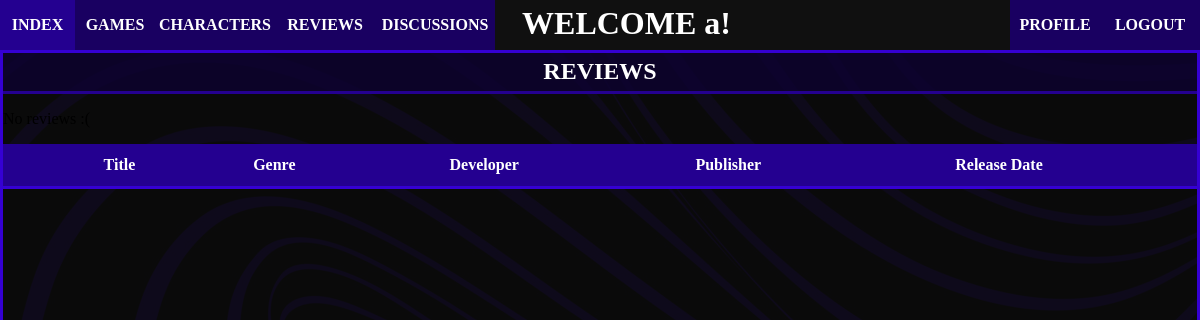
The page /levelcheck/allreviews (signed in) on the database as committed earlier.
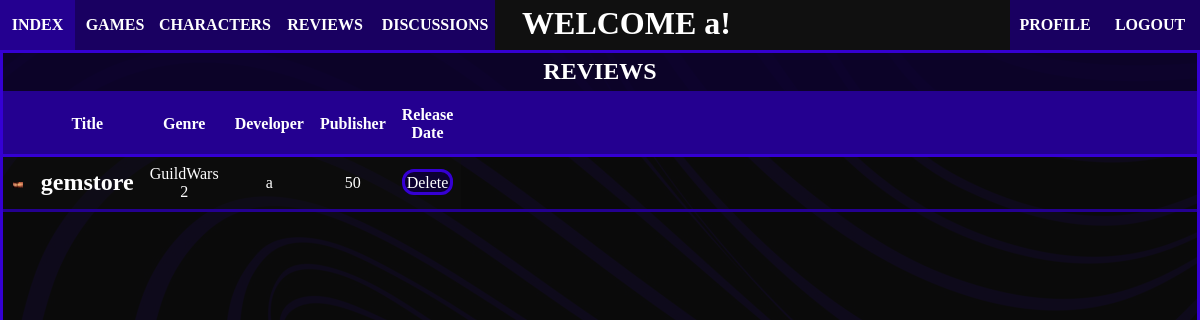
The same page on the database as committed later.
### levelcheck/models.py (models this page shows)
class Review(models.Model):
    user = models.OneToOneField(User, on_delete=models.CASCADE)
    game = models.OneToOneField(Game, on_delete=models.CASCADE)
    review_title = models.CharField(max_length=50)
    text = models.CharField(max_length=300)
    rating = models.IntegerField(validators=[MaxValueValidator(100), MinValueValidator(0)])
    pub_date = models.DateTimeField('Posted', default=timezone.now)
    class Meta:
        constraints = [models.UniqueConstraint(fields=['user', 'game'], name='user_game_review')]

class Game(models.Model):
    title = models.CharField(max_length=50, primary_key=True)
    genre = models.ForeignKey(Genre, on_delete=models.CASCADE)
    img = models.ImageField(upload_to='games/')
    developer = models.CharField(max_length=50)
    publisher = models.CharField(max_length=50)
    release = models.DateField('Release Date')

### levelcheck/views.py (the view)
# urls.py: path('allreviews', views.all_reviews, name='all_reviews'),
@login_required(login_url='/levelcheck')
def all_reviews(request):
    reviews = Review.objects.all().order_by('-pub_date')
    return render(request, 'levelcheck/all_reviews.html', context={'reviews': reviews})

### levelcheck/templates/levelcheck/all_reviews.html (shortened to what this page needs)
{% extends "levelcheck/index.html" %}
{% block content %}
    <header style="height: 5%"><h1>REVIEWS</h1></header>
    <section style="height: 94.7%">
        <table>
            <tr>
                <th></th>
			    <th>Title</th>
			    <th>Genre</th>
			    <th>Developer</th>
                <th>Publisher</th>
                <th>Release Date</th>
                <th></th>
            </tr>
            {% for r in reviews %}
            <tr style="text-align: center" data-href="{% url 'levelcheck:review_detail' r.user.username r.id %}">
                <td style="width: 2.5%"><img class="table_image" src="{{ r.game.img.url }}"></td>
                <td style="width: 5%; font-weight: bold; font-size: 1.5em">{{ r.review_title }}</td>
                <td style="width: 5%">{{ r.game.title }}</td>
                <td style="width: 5%">{{ r.user.username }}</td>
                <td style="width: 5%">{{ r.rating }}</td>
                <td style="width: 5%"><a style="padding: 3%" class="link_button">Delete</a></td>
            </tr>
            {% empty %}
                <p>No reviews :(</p>
            {% endfor %}
        </table>
    </section>
{% endblock %}

### levelcheck/templates/levelcheck/index.html (shortened to what this page needs)
<!DOCTYPE html>
<html lang="en">
<head>
    {% load static %}
    <link rel="stylesheet" type="text/css" href="{% static 'website/css/base.css' %}" />
</head>
<body>
<nav>
    <div style="display: flex">
        <a class="nav_link" style="width: 75px" href="{% url 'levelcheck:index' %}">INDEX</a>
        <a class="nav_link" style="width: 80px" href="{% url 'levelcheck:all_games' %}">GAMES</a>
        <a class="nav_link" style="width: 120px" href="{% url 'levelcheck:all_characters' %}">CHARACTERS</a>
        <a class="nav_link" style="width: 100px" href="{% url 'levelcheck:all_reviews' %}">REVIEWS</a>
        <a class="nav_link" style="width: 120px" href="{% url 'levelcheck:all_games' %}">DISCUSSIONS</a>
    </div>
    <h1 id="greeting">WELCOME {{request.user.username}}!</h1>
    <div style="display: flex">
        <a class="nav_link" style="width: 90px" href="{% url 'levelcheck:profile' user.username %}">PROFILE</a>
        <a class="nav_link" style="width: 100px" href="{% url 'levelcheck:logout' %}">LOGOUT</a>
    </div>
</nav>
<div id="main">
    {% block content %}{% endblock %}
</div>
</body>
</html>

### levelcheck/static/website/css/base.css (style rules this page uses)
html { height: 100%; width: 100%; margin: 0; padding: 0; font-family: modern; }
body { background-image: url("../images/background.png"); height: 100%; width: 100%; margin: 0; padding: 0; }
nav { background-color: #101010; height: 50px; margin: 0; padding: 0; border-bottom-style: solid; border-color: #3500D3; color: white; display: flex; }
.nav_link { background-color: #190061; height: 34px; margin: 0; padding: 0; padding-top: 16px; text-align: center; text-decoration: none; font-weight: bold; }
.nav_link:visited, .nav_link:link { color: white; }
#main { background-color: rgba(16,16,16,0.66); height: 94%; border-bottom-style: solid; border-right-style: solid; border-left-style: solid; border-color: #3500D3; margin: 0; padding: 0; display: flex; flex-wrap: wrap; }
h1 { margin: 0; padding: 0; }
#greeting { padding-top: 0.4%; padding-right: 21%; width: 85%; text-align: center; font-size: 2em; }
header { background-color: rgba(12,0,50,0.75); width: 100%; height: 10%; margin: 0; padding: 0; border-bottom-style: solid; border-color: #240090; color: white; font-size: 0.75em; display: flex; justify-content: center; align-items: center; }
.link_button { background-color: #0C0032; border: solid; border-color: #3500D3; color: white; text-align: center; text-decoration: none; width: 10%; height: 40%; padding: 0; padding-top: 0.3%; margin: 0; margin-bottom: 0.5%; font-family: modern; font-size: 1em; cursor: pointer; border-radius: 12px; }
table { border-collapse: collapse; width: 100%; color: white; }
td, th { padding: 8px; }
tr { background-color: rgba(16,16,16,0.33); border-bottom-style: solid; border-color: #240090; }
tr[data-href] { cursor: pointer; }
th { background-color: rgb(36,0,144); padding-top: 12px; padding-bottom: 12px; border-bottom-style: solid; border-color: #3500D3; position: sticky; top: 0; }
section { height: 77.5%; width: 100%; margin: 0; padding: 0; overflow: auto; }
.table_image { max-width: 75%; margin: 0; padding: 0; }

Rows that differ between the two databases and show on the page:
added Review: game.img (picture), review_title "gemstore", game "GuildWars 2", user.username "a", rating "50"
